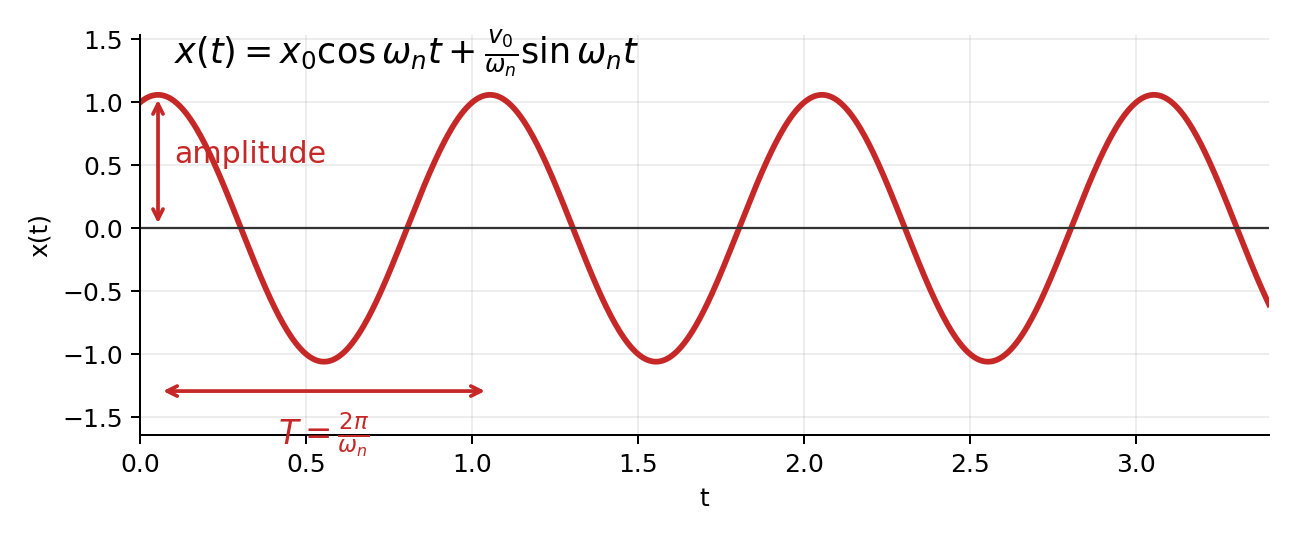

This chart was generated by the following Python code:
#!/usr/bin/env python3
"""Figure: undamped free vibration amplitude and period."""

from __future__ import annotations

import math

import numpy as np

from plot_helpers import NAVY, RED, configure_matplotlib_cache


configure_matplotlib_cache()
import matplotlib.pyplot as plt


wn = 2 * math.pi
T = 2 * math.pi / wn
t = np.linspace(0, 3.4 * T, 800)
x0 = 1.0
v0 = 0.35 * wn
x = x0 * np.cos(wn * t) + (v0 / wn) * np.sin(wn * t)
amp = math.sqrt(x0**2 + (v0 / wn) ** 2)

fig, ax = plt.subplots(figsize=(7.2, 3.0))
ax.plot(t, x, color=RED, linewidth=2.3)
ax.axhline(0.0, color="#333333", linewidth=0.9)

first_peak_t = math.atan2(v0 / wn, x0) / wn
if first_peak_t < 0:
    first_peak_t += T
second_peak_t = first_peak_t + T

ax.annotate(
    "",
    xy=(first_peak_t, amp),
    xytext=(first_peak_t, 0.0),
    arrowprops=dict(arrowstyle="<->", color=RED, linewidth=1.5),
)
ax.text(first_peak_t + 0.05, 0.55 * amp, "amplitude", color=RED, fontsize=12, va="center")

y_period = -1.22 * amp
ax.annotate(
    "",
    xy=(first_peak_t, y_period),
    xytext=(second_peak_t, y_period),
    arrowprops=dict(arrowstyle="<->", color=RED, linewidth=1.5),
)
ax.text(
    0.5 * (first_peak_t + second_peak_t),
    y_period - 0.15,
    r"$T=\frac{2\pi}{\omega_n}$",
    color=RED,
    fontsize=13,
    ha="center",
    va="top",
)

ax.text(0.03, 0.93, r"$x(t)=x_0\cos\omega_n t+\frac{v_0}{\omega_n}\sin\omega_n t$", transform=ax.transAxes, fontsize=14)
ax.set_xlabel("t")
ax.set_ylabel("x(t)")
ax.set_xlim(t.min(), t.max())
ax.set_ylim(-1.55 * amp, 1.45 * amp)
ax.spines[["top", "right"]].set_visible(False)
ax.grid(True, alpha=0.22)
fig.tight_layout()
fig.savefig("scripts/lecture3_free_vibration_plot.png", dpi=180)
plt.close(fig)
